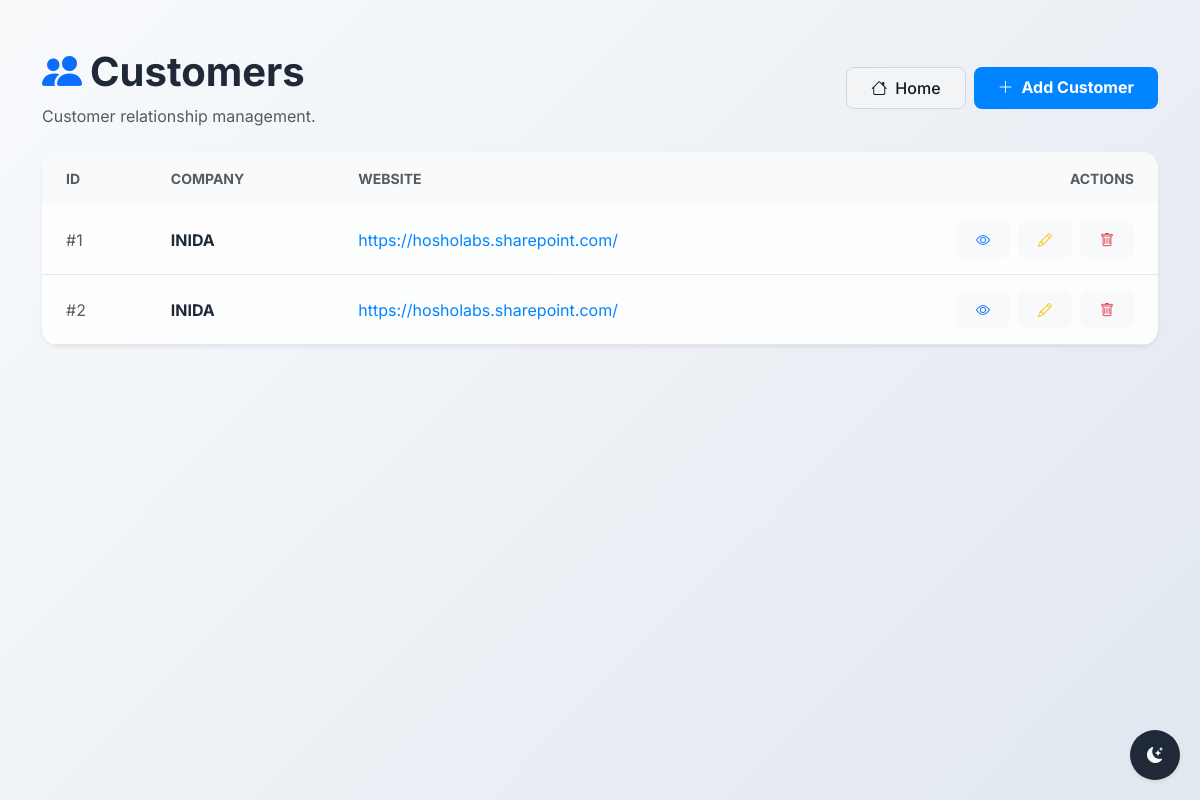
Page /customers/ (signed in) on the earlier database version.
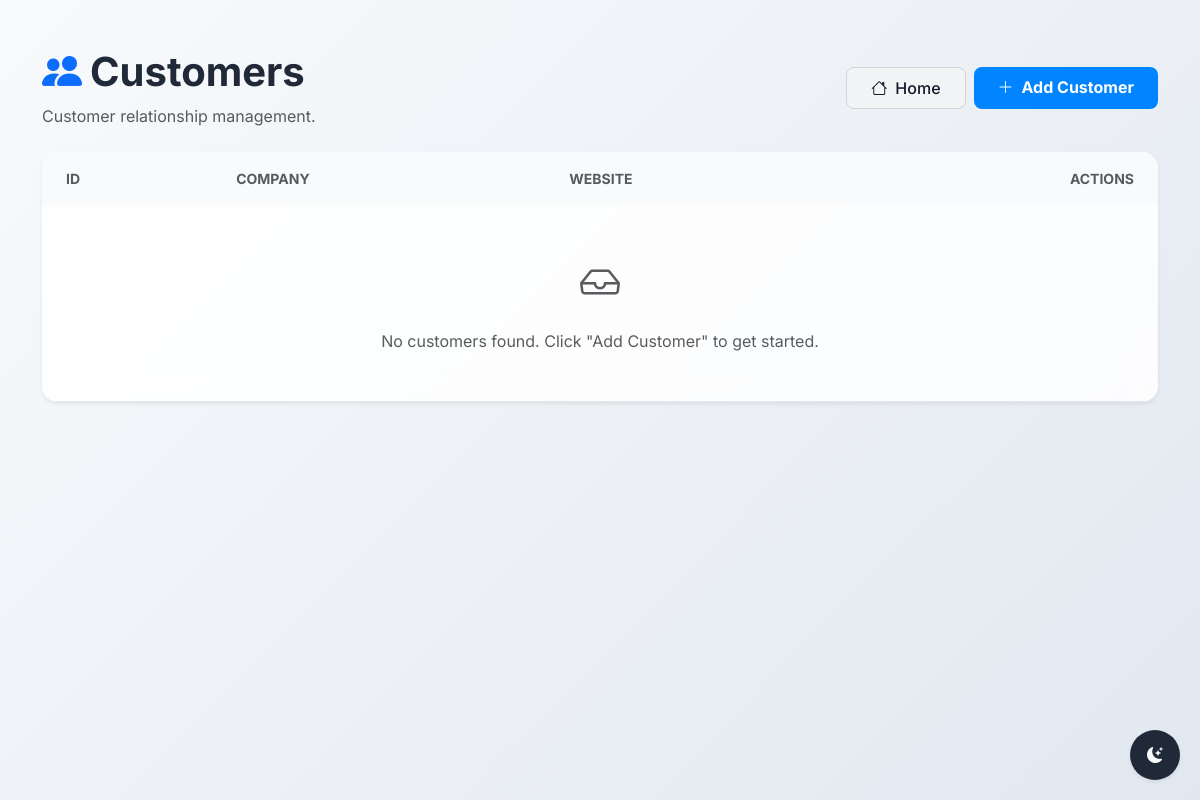
Same page on the later database version.
### app/models/customer.py (models this page shows)
class Customer(Base):
    __tablename__ = "customers"
    id = Column(Integer, primary_key=True, index=True)
    company_name = Column(String, nullable=False)
    address = Column(String, nullable=True)
    website = Column(String, nullable=True)
    assigned_rep_id = Column(Integer, ForeignKey("users.id"))
    created_at = Column(DateTime, default=datetime.utcnow)
    assigned_rep = relationship("User", back_populates="customers")
    contacts = relationship("CustomerContact",back_populates="customer",cascade="all, delete-orphan")
    interactions = relationship("CustomerInteraction",back_populates="customer",cascade="all, delete-orphan")
    account_plans = relationship("AccountPlan", back_populates="customer", cascade="all, delete-orphan")
    renewals = relationship("Renewal", back_populates="customer", cascade="all, delete-orphan")
    sales_activities = relationship("SalesActivity", back_populates="customer", cascade="all, delete-orphan")
    opportunities = relationship("Opportunity",back_populates="customer",cascade="all, delete-orphan")

### app/routes/customers.py (the view)
@router.get("/", response_class=HTMLResponse)
def list_customers(request: Request, db: Session = Depends(get_db),user: User = Depends(get_current_user)):
    if not user:
        return RedirectResponse(url="/login", status_code=302)
    customers = db.query(Customer).all()
    return templates.TemplateResponse(
        request=request,
        name="customers/list.html",
        context={
            "user": user,
            "customers": customers
        }
    )

### app/templates/customers/list.html (shortened to what this page needs)
{% extends 'base.html' %}
{% block content %}
<div class="mb-4 d-flex justify-content-between align-items-center">
    <div>
        <h1 class="fw-bold text-theme-dark"><i class="bi bi-people-fill me-2 text-primary"></i>Customers</h1>
        <p class="text-muted mb-0">Customer relationship management.</p>
    </div>
    <div class="d-flex gap-2">
        <a href="/" class="btn btn-secondary px-4"><i class="bi bi-house me-2"></i>Home</a>
        <a href="/customers/create" class="btn btn-primary px-4 fw-bold"><i class="bi bi-plus-lg me-2"></i>Add Customer</a>
    </div>
</div>
<div class="glass-card p-0 overflow-hidden border-0 shadow-sm">
    <div class="table-responsive">
        <table class="table table-hover align-middle mb-0">
            <thead class="table-header-bg">
                <tr>
                    <th class="text-muted fw-bold small text-uppercase px-4 py-3 border-0">ID</th>
                    <th class="text-muted fw-bold small text-uppercase px-4 py-3 border-0">Company</th>
                    <th class="text-muted fw-bold small text-uppercase px-4 py-3 border-0">Website</th>
                    <th class="text-muted fw-bold small text-uppercase px-4 py-3 border-0 text-end">Actions</th>
                </tr>
            </thead>
            <tbody class="border-top-0">
                {% for customer in customers %}
                <tr>
                    <td class="px-4 py-3 text-muted">#{{ customer.id }}</td>
                    <td class="px-4 py-3">
                        <span class="fw-bold text-theme-dark">{{ customer.company_name }}</span>
                    </td>
                    <td class="px-4 py-3">
                        {% if customer.website %}
                        <a href="{{ customer.website }}" target="_blank" class="text-decoration-none text-theme-primary">{{ customer.website }}</a>
                        {% else %}
                        <span class="text-muted">-</span>
                        {% endif %}
                    </td>
                    <td class="px-4 py-3 text-end">
                        <div class="d-flex justify-content-end gap-2">
                            <a href="/customers/{{ customer.id }}" class="btn btn-sm btn-light text-primary" title="View Details">
                                <i class="bi bi-eye"></i>
                            </a>
                            <a href="/customers/{{ customer.id }}/edit" class="btn btn-sm btn-light text-warning" title="Edit">
                                <i class="bi bi-pencil"></i>
                            </a>
                            <form action="/customers/{{ customer.id }}/delete" method="post" class="d-inline" onsubmit="return confirm('Are you sure you want to delete this customer?');">
                                <button type="submit" class="btn btn-sm btn-light text-danger" title="Delete">
                                    <i class="bi bi-trash"></i>
                                </button>
                            </form>
                        </div>
                    </td>
                </tr>
                {% else %}
                <tr>
                    <td colspan="4" class="text-center py-5 text-muted">
                        <i class="bi bi-inbox fs-1 d-block mb-3"></i>
                        No customers found. Click "Add Customer" to get started.
                    </td>
                </tr>
                {% endfor %}
            </tbody>
        </table>
    </div>
</div>
{% endblock %}

### app/templates/base.html (shortened to what this page needs)
<!DOCTYPE html>
<html lang="en">
<head>
        <link href="https://cdn.jsdelivr.net/npm/bootstrap@5.3.3/dist/css/bootstrap.min.css" rel="stylesheet">
        <link rel="stylesheet" href="https://cdn.jsdelivr.net/npm/bootstrap-icons@1.11.3/font/bootstrap-icons.min.css">
        <link href="/static/css/styles.css" rel="stylesheet">
</head>
<body>
        {% block main_content %}
    <div class="container py-5">
        {% block content %}
        {% endblock %}
    </div>
    {% endblock %}
        <button id="darkModeToggle" class="btn shadow-sm dark-mode-toggle">
        <i class="bi bi-moon-stars-fill"></i>
    </button>
</body>
</html>

### app/static/css/styles.css (style rules this page uses)
:root { --primary: #0084FF; --primary-hover: #0073E6; --secondary: #10B981; --secondary-hover: #059669; --danger: #EF4444; --danger-hover: #DC2626; --warning: #F59E0B; --warning-hover: #D97706; --dark: #1F2937; --light: #F3F4F6; --bg-color: #F8FAFC; --text-primary: #111827; --text-secondary: #6B7280; --card-bg: rgba(255, 255, 255, 0.85); --border-color: rgba(255, 255, 255, 0.3); }
body { font-family: 'Inter', sans-serif; background: linear-gradient(135deg, #F8FAFC 0%, #E2E8F0 100%); color: var(--text-primary); min-height: 100vh; }
h1, h2, h3, h4, h5, h6 { font-weight: 600; color: var(--dark); }
.glass-card { background: var(--card-bg); backdrop-filter: blur(12px); -webkit-backdrop-filter: blur(12px); border: 1px solid var(--border-color); border-radius: 16px; box-shadow: 0 10px 25px rgba(0, 0, 0, 0.05); transition: transform 0.3s ease, box-shadow 0.3s ease; }
.btn { border-radius: 8px; font-weight: 500; padding: 0.5rem 1.25rem; transition: all 0.3s ease; border: none; }
.btn-primary { background-color: var(--primary); color: white; }
.btn-secondary { background-color: var(--light); color: var(--text-primary); border: 1px solid #D1D5DB; }
.table { --bs-table-bg: transparent; }
.table > :not(caption) > * > * { padding: 1rem; border-bottom-color: #E5E7EB; }
.text-theme-dark { color: var(--dark); }
.table-header-bg { background-color: #F9FAFB; }
.dark-mode-toggle { position: fixed; bottom: 20px; right: 20px; z-index: 1000; border-radius: 50%; width: 50px; height: 50px; display: flex; align-items: center; justify-content: center; background-color: var(--dark); color: var(--bg-color); }

Differences in the rows shown:
removed Customer: id "1", company_name "INIDA", website "https://hosholabs.sharepoint.com/"
removed Customer: id "2", company_name "INIDA", website "https://hosholabs.sharepoint.com/"
Other differences:
text now shown: "No customers found. Click \"Add Customer\" to get started."
